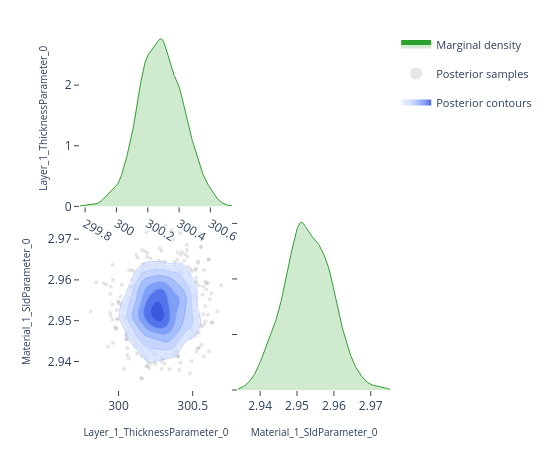

This figure's notebook cell:
### Code cell
# ---- Pairwise focus: thickness vs SLD ---------------------------------------
# A 2-parameter corner plot zooms in on the joint posterior for a specific
# pair.  This is the same view the EasyReflectometryApp's "2D Heatmap"
# sub-tab uses to inspect parameter degeneracies.


params_of_interest = ['Layer_1_ThicknessParameter_0', 'Material_1_SldParameter_0']
idx = [posterior.param_names.index(p) for p in params_of_interest]
subset_draws = np.asarray(posterior.draws)[:, idx]

fig = plot_corner(subset_draws, params_of_interest)
fig.show()

### Figure 1 — Plotly figure (JSON) as saved in the notebook; plotly's stock layout.template omitted (floating-point values rounded to 4 significant figures; data arrays with more than 128 entries replaced by an {"elided": "..."} marker saying what was removed)
{"data": [{"fill": "tozeroy", "fillcolor": "rgba(44, 160, 44, 0.22)", "hoverinfo": "skip", "legendgroup": "marginal", "line": {"color": "rgb(44, 160, 44)", "width": 1}, "mode": "lines", "name": "Marginal density", "showlegend": true, "type": "scatter", "x": {"elided": "256 float values"}, "xaxis": "x", "y": {"elided": "256 float values"}, "yaxis": "y"}, {"hoverinfo": "skip", "legendgroup": "scatter", "marker": {"color": "rgba(140, 140, 140, 0.22)", "size": 4}, "mode": "markers", "name": "Posterior samples", "showlegend": true, "type": "scatter", "x": {"elided": "880 float values"}, "xaxis": "x3", "y": {"elided": "880 float values"}, "yaxis": "y3", "zorder": 0}, {"colorscale": [[0.0, "rgba(224, 233, 255, 0.62)"], [0.35, "rgba(183, 203, 255, 0.70)"], [0.6, "rgba(138, 169, 252, 0.78)"], [0.82, "rgba(96, 131, 242, 0.84)"], [1.0, "rgba(58, 86, 224, 0.90)"]], "connectgaps": false, "contours": {"coloring": "fill", "end": 151.7, "showlabels": false, "showlines": false, "size": 23.96, "start": 31.94}, "hoverinfo": "skip", "legendgroup": "contour", "name": "Posterior contours", "showlegend": true, "showscale": false, "type": "contour", "x": [299.8, 299.8, 299.8, 299.8, 299.8, 299.8, 299.8, 299.9, 299.9, 299.9, 299.9, 299.9, 299.9, 299.9, 299.9, 300.0, 300.0, 300.0, 300.0, 300.0, 300.0, 300.0, 300.0, 300.0, 300.1, 300.1, 300.1, 300.1, 300.1, 300.1, 300.1, 300.1, 300.2, 300.2, 300.2, 300.2, 300.2, 300.2, 300.2, 300.2, 300.3, 300.3, 300.3, 300.3, 300.3, 300.3, 300.3, 300.3, 300.4, 300.4, 300.4, 300.4, 300.4, 300.4, 300.4, 300.4, 300.5, 300.5, 300.5, 300.5, 300.5, 300.5, 300.5, 300.5, 300.6, 300.6, 300.6, 300.6, 300.6, 300.6, 300.6, 300.6, 300.7, 300.7, 300.7, 300.7, 300.7, 300.7, 300.7, 300.7], "xaxis": "x3", "y": [2.934, 2.935, 2.935, 2.936, 2.936, 2.937, 2.937, 2.938, 2.938, 2.939, 2.939, 2.94, 2.94, 2.941, 2.941, 2.942, 2.942, 2.943, 2.943, 2.944, 2.944, 2.945, 2.946, 2.946, 2.947, 2.947, 2.948, 2.948, 2.949, 2.949, 2.95, 2.95, 2.951, 2.951, 2.952, 2.952, 2.953, 2.953, 2.954, 2.954, 2.955, 2.955, 2.956, 2.956, 2.957, 2.957, 2.958, 2.959, 2.959, 2.96, 2.96, 2.961, 2.961, 2.962, 2.962, 2.963, 2.963, 2.964, 2.964, 2.965, 2.965, 2.966, 2.966, 2.967, 2.967, 2.968, 2.968, 2.969, 2.969, 2.97, 2.971, 2.971, 2.972, 2.972, 2.973, 2.973, 2.974, 2.974, 2.975, 2.975], "yaxis": "y3", "z": {"elided": "80x80 float values"}, "zmax": 151.7, "zmin": 31.94, "zorder": 1}, {"colorscale": [[0.0, "rgba(183, 203, 255, 0.94)"], [0.35, "rgba(183, 203, 255, 0.94)"], [0.35, "rgba(138, 169, 252, 0.95)"], [0.6, "rgba(138, 169, 252, 0.95)"], [0.6, "rgba(96, 131, 242, 0.96)"], [0.82, "rgba(96, 131, 242, 0.96)"], [0.82, "rgba(58, 86, 224, 0.98)"], [1.0, "rgba(58, 86, 224, 0.98)"]], "contours": {"coloring": "lines", "end": 151.7, "showlabels": false, "size": 23.96, "start": 31.94}, "hoverinfo": "skip", "legendgroup": "contour", "line": {"width": 0.9}, "showlegend": false, "showscale": false, "type": "contour", "x": [299.8, 299.8, 299.8, 299.8, 299.8, 299.8, 299.8, 299.9, 299.9, 299.9, 299.9, 299.9, 299.9, 299.9, 299.9, 300.0, 300.0, 300.0, 300.0, 300.0, 300.0, 300.0, 300.0, 300.0, 300.1, 300.1, 300.1, 300.1, 300.1, 300.1, 300.1, 300.1, 300.2, 300.2, 300.2, 300.2, 300.2, 300.2, 300.2, 300.2, 300.3, 300.3, 300.3, 300.3, 300.3, 300.3, 300.3, 300.3, 300.4, 300.4, 300.4, 300.4, 300.4, 300.4, 300.4, 300.4, 300.5, 300.5, 300.5, 300.5, 300.5, 300.5, 300.5, 300.5, 300.6, 300.6, 300.6, 300.6, 300.6, 300.6, 300.6, 300.6, 300.7, 300.7, 300.7, 300.7, 300.7, 300.7, 300.7, 300.7], "xaxis": "x3", "y": [2.934, 2.935, 2.935, 2.936, 2.936, 2.937, 2.937, 2.938, 2.938, 2.939, 2.939, 2.94, 2.94, 2.941, 2.941, 2.942, 2.942, 2.943, 2.943, 2.944, 2.944, 2.945, 2.946, 2.946, 2.947, 2.947, 2.948, 2.948, 2.949, 2.949, 2.95, 2.95, 2.951, 2.951, 2.952, 2.952, 2.953, 2.953, 2.954, 2.954, 2.955, 2.955, 2.956, 2.956, 2.957, 2.957, 2.958, 2.959, 2.959, 2.96, 2.96, 2.961, 2.961, 2.962, 2.962, 2.963, 2.963, 2.964, 2.964, 2.965, 2.965, 2.966, 2.966, 2.967, 2.967, 2.968, 2.968, 2.969, 2.969, 2.97, 2.971, 2.971, 2.972, 2.972, 2.973, 2.973, 2.974, 2.974, 2.975, 2.975], "yaxis": "y3", "z": {"elided": "80x80 float values"}, "zmax": 151.7, "zmin": 31.94, "zorder": 2}, {"fill": "tozeroy", "fillcolor": "rgba(44, 160, 44, 0.22)", "hoverinfo": "skip", "legendgroup": "marginal", "line": {"color": "rgb(44, 160, 44)", "width": 1}, "mode": "lines", "name": "Marginal density", "showlegend": false, "type": "scatter", "x": {"elided": "256 float values"}, "xaxis": "x4", "y": {"elided": "256 float values"}, "yaxis": "y4"}], "layout": {"height": 450, "legend": {"font": {"size": 11}, "itemsizing": "constant", "orientation": "v", "x": 1.02, "xanchor": "left", "y": 1.0, "yanchor": "top"}, "margin": {"b": 60, "l": 80, "r": 160, "t": 30}, "plot_bgcolor": "white", "showlegend": true, "width": 550, "xaxis": {"anchor": "y", "domain": [0.0, 0.49], "showgrid": false, "ticks": "outside", "zeroline": false}, "xaxis2": {"anchor": "y2", "domain": [0.51, 1.0], "showgrid": false, "ticks": "outside", "visible": false, "zeroline": false}, "xaxis3": {"anchor": "y3", "domain": [0.0, 0.49], "showgrid": false, "ticks": "outside", "title": {"font": {"size": 10}, "text": "Layer_1_ThicknessParameter_0"}, "zeroline": false}, "xaxis4": {"anchor": "y4", "domain": [0.51, 1.0], "showgrid": false, "ticks": "outside", "title": {"font": {"size": 10}, "text": "Material_1_SldParameter_0"}, "zeroline": false}, "yaxis": {"anchor": "x", "domain": [0.51, 1.0], "showgrid": false, "ticks": "outside", "title": {"font": {"size": 10}, "text": "Layer_1_ThicknessParameter_0"}, "zeroline": false}, "yaxis2": {"anchor": "x2", "domain": [0.51, 1.0], "showgrid": false, "ticks": "outside", "visible": false, "zeroline": false}, "yaxis3": {"anchor": "x3", "domain": [0.0, 0.49], "showgrid": false, "ticks": "outside", "title": {"font": {"size": 10}, "text": "Material_1_SldParameter_0"}, "zeroline": false}, "yaxis4": {"anchor": "x4", "domain": [0.0, 0.49], "showgrid": false, "showticklabels": false, "ticks": "outside", "zeroline": false}}}
